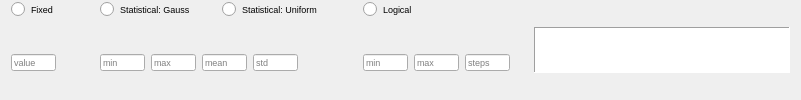
              <widget class="QFrame" name="frame_128">
               <property name="frameShape">
                <enum>QFrame::NoFrame</enum>
               </property>
               <property name="frameShadow">
                <enum>QFrame::Plain</enum>
               </property>
               <layout class="QHBoxLayout" name="horizontalLayout_86">
                <property name="topMargin">
                 <number>0</number>
                </property>
                <property name="bottomMargin">
                 <number>0</number>
                </property>
                <item>
                 <widget class="QFrame" name="frame_129">
                  <property name="frameShape">
                   <enum>QFrame::NoFrame</enum>
                  </property>
                  <property name="frameShadow">
                   <enum>QFrame::Plain</enum>
                  </property>
                  <layout class="QGridLayout" name="gridLayout_51">
                   <property name="leftMargin">
                    <number>0</number>
                   </property>
                   <property name="topMargin">
                    <number>0</number>
                   </property>
                   <property name="bottomMargin">
                    <number>0</number>
                   </property>
                   <item row="1" column="0">
                    <widget class="QFrame" name="frame_132">
                     <property name="frameShape">
                      <enum>QFrame::NoFrame</enum>
                     </property>
                     <property name="frameShadow">
                      <enum>QFrame::Plain</enum>
                     </property>
                     <layout class="QHBoxLayout" name="horizontalLayout_88">
                      <property name="leftMargin">
                       <number>0</number>
                      </property>
                      <property name="topMargin">
                       <number>0</number>
                      </property>
                      <property name="bottomMargin">
                       <number>0</number>
                      </property>
                      <item>
                       <widget class="QLineEdit" name="txt_fix_laiu">
                        <property name="maximumSize">
                         <size>
                          <width>45</width>
                          <height>17</height>
                         </size>
                        </property>
                        <property name="font">
                         <font>
                          <pointsize>7</pointsize>
                         </font>
                        </property>
                        <property name="placeholderText">
                         <string>value</string>
                        </property>
                       </widget>
                      </item>
                      <item>
                       <spacer name="horizontalSpacer_92">
                        <property name="orientation">
                         <enum>Qt::Horizontal</enum>
                        </property>
                        <property name="sizeType">
                         <enum>QSizePolicy::Maximum</enum>
                        </property>
                        <property name="sizeHint" stdset="0">
                         <size>
                          <width>20</width>
                          <height>20</height>
                         </size>
                        </property>
                       </spacer>
                      </item>
                     </layout>
                    </widget>
                   </item>
                   <item row="1" column="3">
                    <widget class="QFrame" name="frame_133">
                     <property name="frameShape">
                      <enum>QFrame::NoFrame</enum>
                     </property>
                     <property name="frameShadow">
                      <enum>QFrame::Plain</enum>
                     </property>
                     <layout class="QHBoxLayout" name="horizontalLayout_89">
                      <property name="leftMargin">
                       <number>0</number>
                      </property>
                      <property name="topMargin">
                       <number>0</number>
                      </property>
                      <property name="bottomMargin">
                       <number>0</number>
                      </property>
                      <item>
                       <widget class="QLineEdit" name="txt_log_min_laiu">
                        <property name="maximumSize">
                         <size>
                          <width>45</width>
                          <height>17</height>
                         </size>
                        </property>
                        <property name="font">
                         <font>
                          <pointsize>7</pointsize>
                         </font>
                        </property>
                        <property name="placeholderText">
                         <string>min</string>
                        </property>
                       </widget>
                      </item>
                      <item>
                       <widget class="QLineEdit" name="txt_log_max_laiu">
                        <property name="maximumSize">
                         <size>
                          <width>45</width>
                          <height>17</height>
                         </size>
                        </property>
                        <property name="font">
                         <font>
                          <pointsize>7</pointsize>
                         </font>
                        </property>
                        <property name="placeholderText">
                         <string>max</string>
                        </property>
                       </widget>
                      </item>
                      <item>
                       <widget class="QLineEdit" name="txt_log_steps_laiu">
                        <property name="maximumSize">
                         <size>
                          <width>45</width>
                          <height>17</height>
                         </size>
                        </property>
                        <property name="font">
                         <font>
                          <pointsize>7</pointsize>
                         </font>
                        </property>
                        <property name="placeholderText">
                         <string>steps</string>
                        </property>
                       </widget>
                      </item>
                     </layout>
                    </widget>
                   </item>
                   <item row="0" column="3">
                    <widget class="QRadioButton" name="radio_log_laiu">
                     <property name="font">
                      <font>
                       <pointsize>7</pointsize>
                      </font>
                     </property>
                     <property name="text">
                      <string>Logical</string>
                     </property>
                     <attribute name="buttonGroup">
                      <string notr="true">buttonGroup_14</string>
                     </attribute>
                    </widget>
                   </item>
                   <item row="0" column="0">
                    <widget class="QRadioButton" name="radio_fix_laiu">
                     <property name="font">
                      <font>
                       <pointsize>7</pointsize>
                      </font>
                     </property>
                     <property name="text">
                      <string>Fixed</string>
                     </property>
                     <property name="iconSize">
                      <size>
                       <width>12</width>
                       <height>12</height>
                      </size>
                     </property>
                     <attribute name="buttonGroup">
                      <string notr="true">buttonGroup_14</string>
                     </attribute>
                    </widget>
                   </item>
                   <item row="1" column="1">
                    <widget class="QFrame" name="frame_131">
                     <property name="frameShape">
                      <enum>QFrame::NoFrame</enum>
                     </property>
                     <property name="frameShadow">
                      <enum>QFrame::Plain</enum>
                     </property>
                     <layout class="QHBoxLayout" name="horizontalLayout_78">
                      <property name="leftMargin">
                       <number>9</number>
                      </property>
                      <property name="topMargin">
                       <number>0</number>
                      </property>
                      <property name="bottomMargin">
                       <number>0</number>
                      </property>
                      <item>
                       <widget class="QLineEdit" name="txt_gauss_min_laiu">
                        <property name="maximumSize">
                         <size>
                          <width>45</width>
                          <height>17</height>
                         </size>
                        </property>
                        <property name="font">
                         <font>
                          <pointsize>7</pointsize>
                         </font>
                        </property>
                        <property name="placeholderText">
                         <string>min</string>
                        </property>
                       </widget>
                      </item>
                      <item>
                       <widget class="QLineEdit" name="txt_gauss_max_laiu">
                        <property name="maximumSize">
                         <size>
                          <width>45</width>
                          <height>17</height>
                         </size>
                        </property>
                        <property name="font">
                         <font>
                          <pointsize>7</pointsize>
                         </font>
                        </property>
                        <property name="placeholderText">
                         <string>max</string>
                        </property>
                       </widget>
                      </item>
                      <item>
                       <widget class="QLineEdit" name="txt_gauss_mean_laiu">
                        <property name="maximumSize">
                         <size>
                          <width>45</width>
                          <height>17</height>
                         </size>
                        </property>
                        <property name="font">
                         <font>
                          <pointsize>7</pointsize>
                         </font>
                        </property>
                        <property name="placeholderText">
                         <string>mean</string>
                        </property>
                       </widget>
                      </item>
                      <item>
                       <widget class="QLineEdit" name="txt_gauss_std_laiu">
                        <property name="maximumSize">
                         <size>
                          <width>45</width>
                          <height>17</height>
                         </size>
                        </property>
                        <property name="font">
                         <font>
                          <pointsize>7</pointsize>
                         </font>
                        </property>
                        <property name="placeholderText">
                         <string>std</string>
                        </property>
                       </widget>
                      </item>
                      <item>
                       <spacer name="horizontalSpacer_90">
                        <property name="orientation">
                         <enum>Qt::Horizontal</enum>
                        </property>
                        <property name="sizeType">
                         <enum>QSizePolicy::Maximum</enum>
                        </property>
                        <property name="sizeHint" stdset="0">
                         <size>
                          <width>50</width>
                          <height>20</height>
                         </size>
                        </property>
                       </spacer>
                      </item>
                     </layout>
                    </widget>
                   </item>
                   <item row="0" column="1">
                    <widget class="QFrame" name="frame_130">
                     <property name="frameShape">
                      <enum>QFrame::NoFrame</enum>
                     </property>
                     <property name="frameShadow">
                      <enum>QFrame::Plain</enum>
                     </property>
                     <layout class="QHBoxLayout" name="horizontalLayout_87">
                      <property name="topMargin">
                       <number>0</number>
                      </property>
                      <property name="bottomMargin">
                       <number>0</number>
                      </property>
                      <item>
                       <widget class="QRadioButton" name="radio_gauss_laiu">
                        <property name="font">
                         <font>
                          <pointsize>7</pointsize>
                         </font>
                        </property>
                        <property name="text">
                         <string>Statistical: Gauss</string>
                        </property>
                        <attribute name="buttonGroup">
                         <string notr="true">buttonGroup_14</string>
                        </attribute>
                       </widget>
                      </item>
                      <item>
                       <widget class="QRadioButton" name="radio_uni_laiu">
                        <property name="font">
                         <font>
                          <pointsize>7</pointsize>
                         </font>
                        </property>
                        <property name="text">
                         <string>Statistical: Uniform</string>
                        </property>
                        <attribute name="buttonGroup">
                         <string notr="true">buttonGroup_14</string>
                        </attribute>
                       </widget>
                      </item>
                      <item>
                       <spacer name="horizontalSpacer_89">
                        <property name="orientation">
                         <enum>Qt::Horizontal</enum>
                        </property>
                        <property name="sizeType">
                         <enum>QSizePolicy::Maximum</enum>
                        </property>
                        <property name="sizeHint" stdset="0">
                         <size>
                          <width>10</width>
                          <height>20</height>
                         </size>
                        </property>
                       </spacer>
                      </item>
                     </layout>
                    </widget>
                   </item>
                  </layout>
                 </widget>
                </item>
                <item>
                 <widget class="PlotWidget" name="viewLAIu">
                  <property name="sizePolicy">
                   <sizepolicy hsizetype="Expanding" vsizetype="Fixed">
                    <horstretch>0</horstretch>
                    <verstretch>0</verstretch>
                   </sizepolicy>
                  </property>
                  <property name="maximumSize">
                   <size>
                    <width>16777215</width>
                    <height>46</height>
                   </size>
                  </property>
                  <property name="styleSheet">
                   <string notr="true">border-right-color: rgb(255, 255, 127);</string>
                  </property>
                  <property name="frameShape">
                   <enum>QFrame::Panel</enum>
                  </property>
                 </widget>
                </item>
               </layout>
              </widget>
